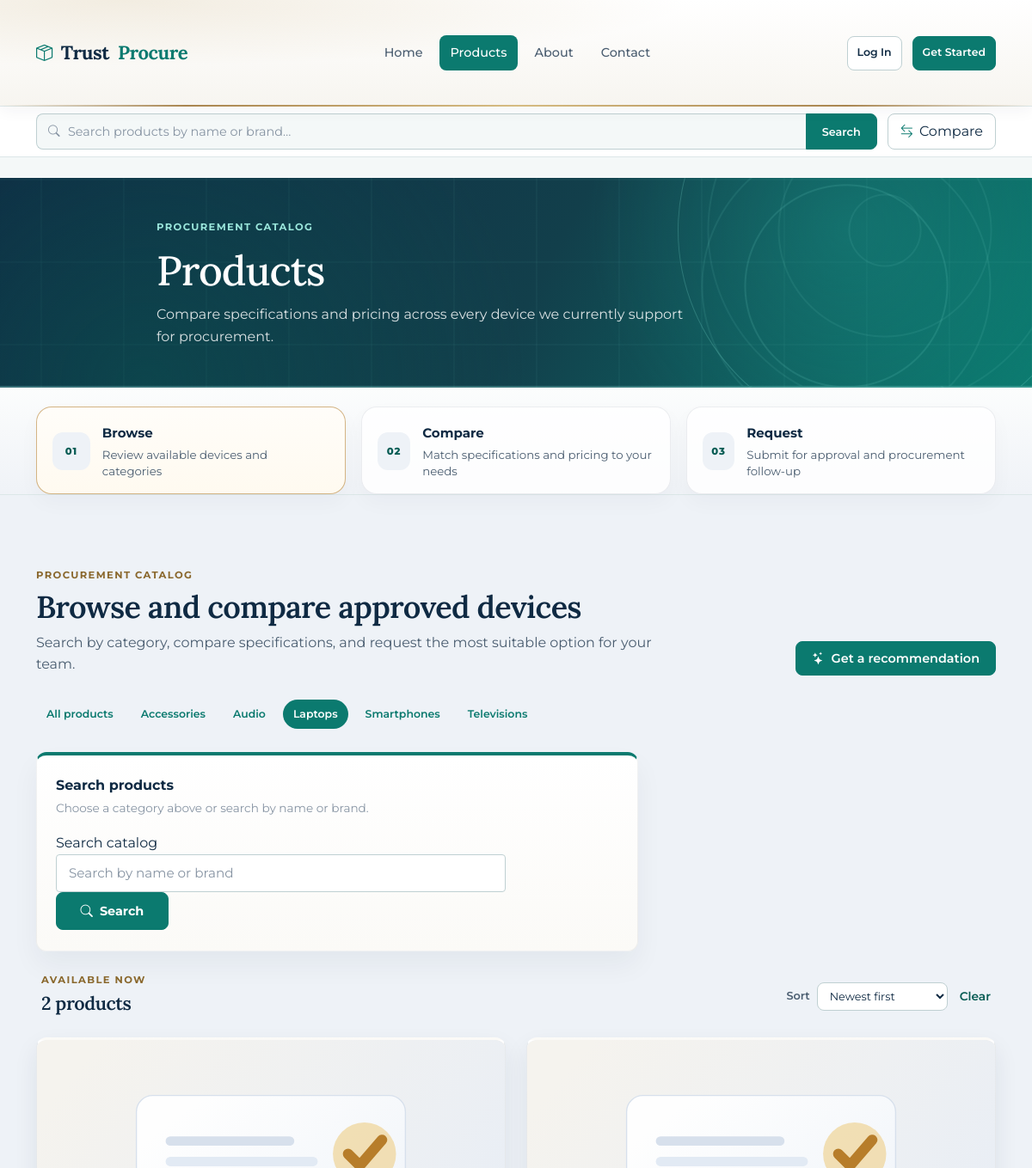
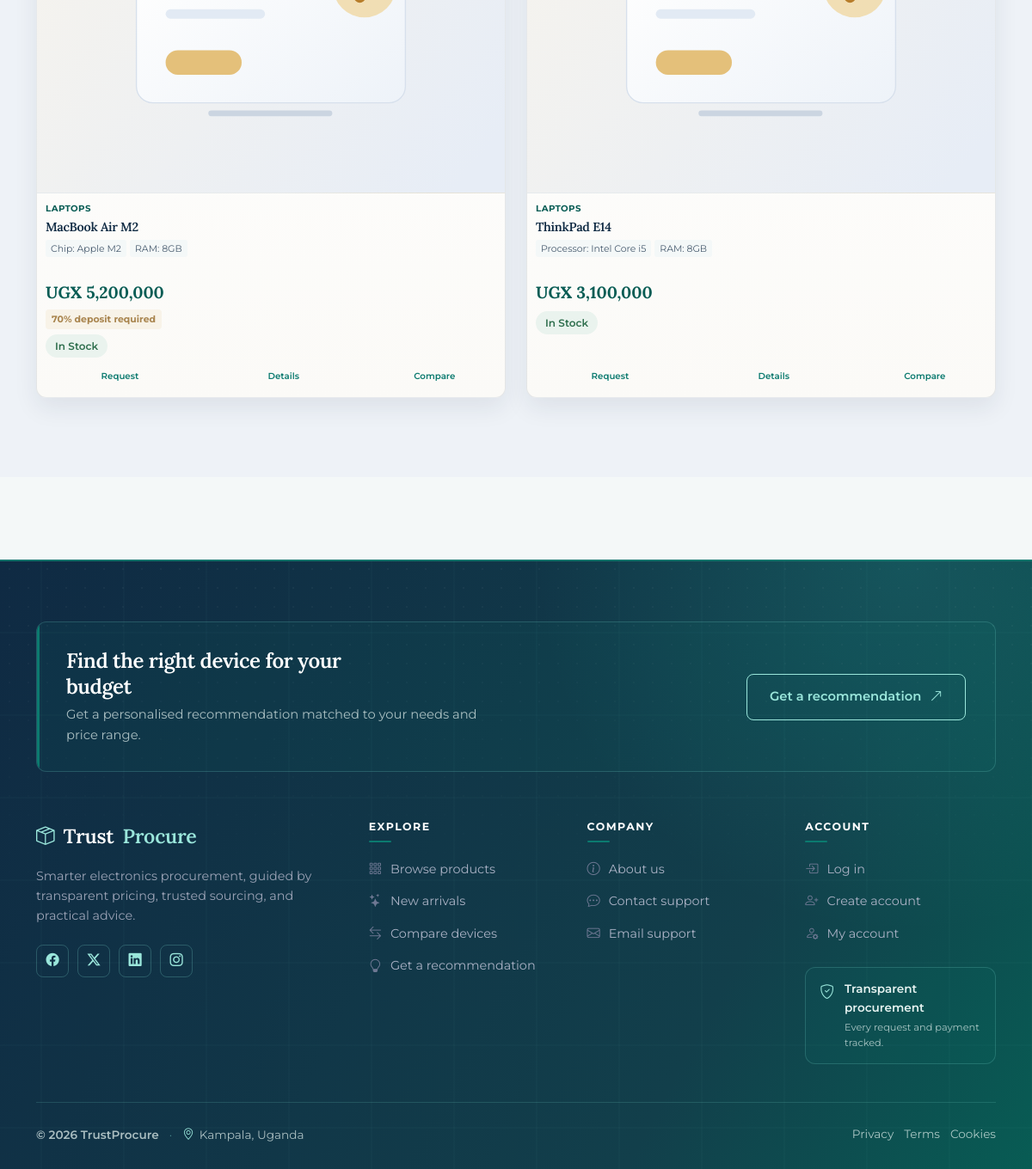
The app's page /products.php?category=2 with its own data (2 pictures, top to bottom).
### tables this page shows
CREATE TABLE categories (
    id INT AUTO_INCREMENT PRIMARY KEY,
    name VARCHAR(100) NOT NULL,
    slug VARCHAR(120) NOT NULL UNIQUE,
    description VARCHAR(255) DEFAULT NULL,
    created_at DATETIME NOT NULL DEFAULT CURRENT_TIMESTAMP
);

CREATE TABLE products (
    id INT AUTO_INCREMENT PRIMARY KEY,
    category_id INT DEFAULT NULL,
    name VARCHAR(150) NOT NULL,
    slug VARCHAR(180) NOT NULL UNIQUE,
    sku VARCHAR(60) DEFAULT NULL,
    barcode VARCHAR(60) DEFAULT NULL,
    track_serial_numbers TINYINT(1) NOT NULL DEFAULT 0,
    brand VARCHAR(80) DEFAULT NULL,
    description TEXT,
    specifications TEXT,
    price DECIMAL(14,2) NOT NULL DEFAULT 0,
    image VARCHAR(255) DEFAULT NULL,
    stock_quantity INT UNSIGNED NOT NULL DEFAULT 0,
    reserved_quantity INT UNSIGNED NOT NULL DEFAULT 0,
    low_stock_threshold INT UNSIGNED NOT NULL DEFAULT 5,
    is_high_end TINYINT(1) NOT NULL DEFAULT 0,
    deposit_percentage TINYINT UNSIGNED NOT NULL DEFAULT 70,
    stock_status ENUM('in_stock','out_of_stock','made_to_order') NOT NULL DEFAULT 'in_stock',
    is_featured TINYINT(1) NOT NULL DEFAULT 0,
    is_new_arrival TINYINT(1) NOT NULL DEFAULT 0,
    status ENUM('active','inactive') NOT NULL DEFAULT 'active',
    created_at DATETIME NOT NULL DEFAULT CURRENT_TIMESTAMP,
    updated_at DATETIME NOT NULL DEFAULT CURRENT_TIMESTAMP ON UPDATE CURRENT_TIMESTAMP,
    UNIQUE KEY uniq_products_sku (sku),
    UNIQUE KEY uniq_products_barcode (barcode),
    CONSTRAINT fk_products_category FOREIGN KEY (category_id) REFERENCES categories(id) ON DELETE SET NULL
);

### includes/helpers/url.php (called while the page is built, shortened)
<?php
function e($value): string
{
    return htmlspecialchars((string) $value, ENT_QUOTES, 'UTF-8');
}
function base_url(): string
{
    if (BASE_URL === '') {
        return '';
    }
    $scheme = (!empty($_SERVER['HTTPS']) && $_SERVER['HTTPS'] !== 'off') ? 'https' : 'http';
    $host = $_SERVER['HTTP_HOST'] ?? '';
    $port = '';
    $basePath = '/' . ltrim(BASE_URL, '/');
    return $scheme . '://' . $host . $port . $basePath;
}
function url(string $path = ''): string
{
    return base_url() . $path;
}
function money($amount): string
{
    return 'UGX ' . number_format((float) $amount, 0);
}

### includes/helpers/catalog.php (called while the page is built, shortened)
<?php
function stock_status_label(string $status): string
{
    $labels = [
        'in_stock'      => 'In Stock',
        'out_of_stock'  => 'Out of Stock',
        'made_to_order' => 'Made to Order',
    ];
    return $labels[$status] ?? ucfirst(str_replace('_', ' ', $status));
}
function stock_status_badge_class(string $status): string
{
    return [
        'in_stock'      => 'badge-success',
        'out_of_stock'  => 'badge-danger',
        'made_to_order' => 'badge-warning',
    ][$status] ?? 'badge-neutral';
}
function get_compare_list(): array
{
    return array_map('intval', $_SESSION['compare'] ?? []);
}

### products.php (the view, shortened to what this page needs)
<?php
require_once __DIR__ . '/config/database.php';
$categoryId = isset($_GET['category']) ? (int) $_GET['category'] : 0;
$search = trim($_GET['q'] ?? '');
$sort = $_GET['sort'] ?? 'newest';
$sortOptions = [
    'newest' => 'Newest first',
    'price_low' => 'Price: low to high',
    'price_high' => 'Price: high to low',
    'name' => 'Name: A to Z',
];
$sql = "SELECT p.*, c.name AS category_name FROM products p
        LEFT JOIN categories c ON c.id = p.category_id
        WHERE p.status = 'active'";
$params = [];
if ($categoryId) {
    $sql .= " AND p.category_id = ?";
    $params[] = $categoryId;
}
$sortSql = [
    'newest' => 'p.created_at DESC',
    'price_low' => 'p.price ASC, p.created_at DESC',
    'price_high' => 'p.price DESC, p.created_at DESC',
    'name' => 'p.name ASC',
][$sort];
$sql .= " ORDER BY $sortSql";
$stmt = $pdo->prepare($sql);
$stmt->execute($params);
$products = $stmt->fetchAll();
$categories = $pdo->query("SELECT * FROM categories ORDER BY name")->fetchAll();
include __DIR__ . '/includes/header.php';
?>
<section class="page-banner products-page-banner">
    <div class="container">
        <div class="page-kicker">Procurement catalog</div>
        <h1>Products</h1>
        <p>Compare specifications and pricing across every device we currently support for procurement.</p>
    </div>
</section>
<section class="catalog-flow">
    <div class="container">
        <div class="catalog-flow-grid">
            <div class="flow-step active">
                <span class="flow-number">01</span>
                <div>
                    <strong>Browse</strong>
                    <small>Review available devices and categories</small>
                </div>
            </div>
            <div class="flow-step">
                <span class="flow-number">02</span>
                <div>
                    <strong>Compare</strong>
                    <small>Match specifications and pricing to your needs</small>
                </div>
            </div>
            <div class="flow-step">
                <span class="flow-number">03</span>
                <div>
                    <strong>Request</strong>
                    <small>Submit for approval and procurement follow-up</small>
                </div>
            </div>
        </div>
    </div>
</section>
<section class="section-tight catalog-section">
    <div class="container catalog-container">
        <div class="catalog-intro">
            <div>
                <div class="section-kicker">Procurement catalog</div>
                <h2>Browse and compare approved devices</h2>
                <p>Search by category, compare specifications, and request the most suitable option for your team.</p>
            </div>
            <a href="<?= url('/recommend.php') ?>" class="btn btn-primary"><i class="bi bi-stars me-2" aria-hidden="true"></i>Get a recommendation</a>
        </div>
        <nav class="catalog-category-chips" aria-label="Product categories">
            <a href="<?= url('/products.php') ?>" class="catalog-chip<?= !$categoryId ? ' active' : '' ?>" <?= !$categoryId ? 'aria-current="page"' : '' ?>>All products</a>
            <?php foreach ($categories as $cat): ?>
                <a href="<?= url('/products.php?category=' . $cat['id']) ?>" class="catalog-chip<?= $categoryId === (int) $cat['id'] ? ' active' : '' ?>" <?= $categoryId === (int) $cat['id'] ? 'aria-current="page"' : '' ?>><?= e($cat['name']) ?></a>
            <?php endforeach; ?>
        </nav>
        <div class="catalog-filter-panel">
            <div class="filter-panel-heading">
                <div>
                    <strong>Search products</strong>
                    <span>Choose a category above or search by name or brand.</span>
                </div>
            </div>
            <form method="get" action="<?= url('/products.php') ?>" class="catalog-filter-form row g-2 align-items-end">
                <div class="col-12 col-md-10 catalog-search-field">
                    <label for="catalogSearch" class="form-label small fw-semibold">Search catalog</label>
                    <input type="search" id="catalogSearch" name="q" class="form-control" placeholder="Search by name or brand" value="<?= e($search) ?>">
                </div>
                <div class="col-12 col-md-2 d-grid catalog-filter-action">
                    <button type="submit" class="btn btn-primary catalog-search-button"><i class="bi bi-search me-2" aria-hidden="true"></i>Search</button>
                </div>
            </form>
        </div>
        <div class="catalog-results-head">
            <div>
                <div class="section-kicker">Available now</div>
                <h2 id="catalog-result-count" role="status" aria-live="polite" aria-atomic="true"><?= count($products) ?> <?= count($products) === 1 ? 'product' : 'products' ?></h2>
            </div>
            <div class="catalog-results-tools">
                <form method="get" class="catalog-sort-form">
                    <label for="catalogSort">Sort</label>
                    <select id="catalogSort" name="sort" onchange="this.form.submit()">
                        <?php foreach ($sortOptions as $value => $label): ?>
                            <option value="<?= e($value) ?>" <?= $sort === $value ? 'selected' : '' ?>><?= e($label) ?></option>
                        <?php endforeach; ?>
                    </select>
                </form>
                <?php if ($search !== '' || $categoryId || $sort !== 'newest'): ?>
                    <a href="<?= url('/products.php') ?>" class="catalog-clear-link">Clear</a>
                <?php endif; ?>
            </div>
        </div>
        <div id="catalog-results" aria-live="polite">
            <?php include __DIR__ . '/includes/product_grid.php'; ?>
        </div>
    </div>
</section>
<?php include __DIR__ . '/includes/footer.php'; ?>

### includes/product_grid.php (shortened to what this page needs)
<?php $products = $products ?? []; ?>
<div class="row g-4 product-grid">
    <?php foreach ($products as $product): ?>
        <div class="col-6 col-md-6 col-lg-4 col-xl-3">
            <?php include __DIR__ . '/product_card.php'; ?>
        </div>
    <?php endforeach; ?>
</div>

### includes/product_card.php (shortened to what this page needs)
<?php
$inCompare = in_array((int) $product['id'], get_compare_list(), true);
$cardSpecs = [];
if (!empty($showCardSpecs) && !empty($product['specifications'])) {
    foreach (explode(',', (string) $product['specifications']) as $spec) {
        $spec = trim($spec);
        if ($spec !== '') {
            $cardSpecs[] = $spec;
        }
        if (count($cardSpecs) === 2) {
            break;
        }
    }
}
$productImage = trim((string) ($product['image'] ?? ''));
$productImagePath = $productImage !== '' ? __DIR__ . '/../uploads/products/' . basename($productImage) : '';
$productImageUrl = $productImage !== '' && $productImagePath !== '' && file_exists($productImagePath)
    ? url('/uploads/products/' . rawurlencode(basename($productImage)))
    : url('/assets/images/product-placeholder.svg');
?>
<article class="product-card h-100">
    <a href="<?= url('/product_details.php?id=' . $product['id']) ?>" class="product-thumb" aria-label="View <?= e($product['name']) ?> details">
        <img src="<?= e($productImageUrl) ?>" alt="<?= e($product['name']) ?>">
    </a>
    <div class="product-body">
        <div class="product-category"><?= e($product['category_name'] ?? 'Uncategorised') ?></div>
        <a href="<?= url('/product_details.php?id=' . $product['id']) ?>" class="stretched-link-title">
            <h3><?= e($product['name']) ?></h3>
        </a>
        <?php if ($cardSpecs): ?>
            <div class="product-key-specs" aria-label="Key specifications">
                <?php foreach ($cardSpecs as $spec): ?>
                    <span><?= e($spec) ?></span>
                <?php endforeach; ?>
            </div>
        <?php endif; ?>
        <div class="card-rating">
        </div>
        <div class="price"><?= money($product['price']) ?></div>
        <?php if (!empty($product['is_high_end'])): ?>
            <div class="deposit-note"><?= (int) $product['deposit_percentage'] ?>% deposit required</div>
        <?php endif; ?>
        <?php if (!empty($product['stock_status'])): ?>
            <span class="badge product-availability <?= e(stock_status_badge_class($product['stock_status'])) ?>"><?= e(stock_status_label($product['stock_status'])) ?></span>
        <?php endif; ?>
    </div>
    <div class="product-footer d-flex gap-2">
        <a href="<?= url('/product_details.php?id=' . $product['id'] . '#request-product') ?>" class="btn btn-accent btn-sm flex-grow-1 product-request-button">
            Request
        </a>
        <a href="<?= url('/product_details.php?id=' . $product['id']) ?>" class="btn btn-primary btn-sm flex-grow-1">
            Details
        </a>
        <a href="<?= url('/compare.php?' . ($inCompare ? 'remove' : 'add') . '=' . $product['id']) ?>" class="btn btn-outline-dark btn-sm compare-toggle" aria-label="<?= $inCompare ? 'Remove ' : 'Add ' ?><?= e($product['name']) ?> <?= $inCompare ? 'from' : 'to' ?> comparison" title="<?= $inCompare ? 'Remove from comparison' : 'Add to comparison' ?>">
            <?= $inCompare ? 'Remove' : 'Compare' ?>
        </a>
    </div>
</article>

### records on screen
categories: name "Accessories"
categories: name "Audio"
categories: name "Laptops"
categories: name "Smartphones"
categories: name "Televisions"
products: category.name "LAPTOPS", name "MacBook Air M2", spec "Chip: Apple M2", spec "RAM: 8GB", price "UGX 5,200,000", deposit_percentage "70", stock_status "In Stock", shows "Compare"
products: category.name "LAPTOPS", name "ThinkPad E14", spec "Processor: Intel Core i5", spec "RAM: 8GB", price "UGX 3,100,000", stock_status "In Stock", shows "Compare"

### other values on screen
count($products) "2"
form field sort "Newest first"
